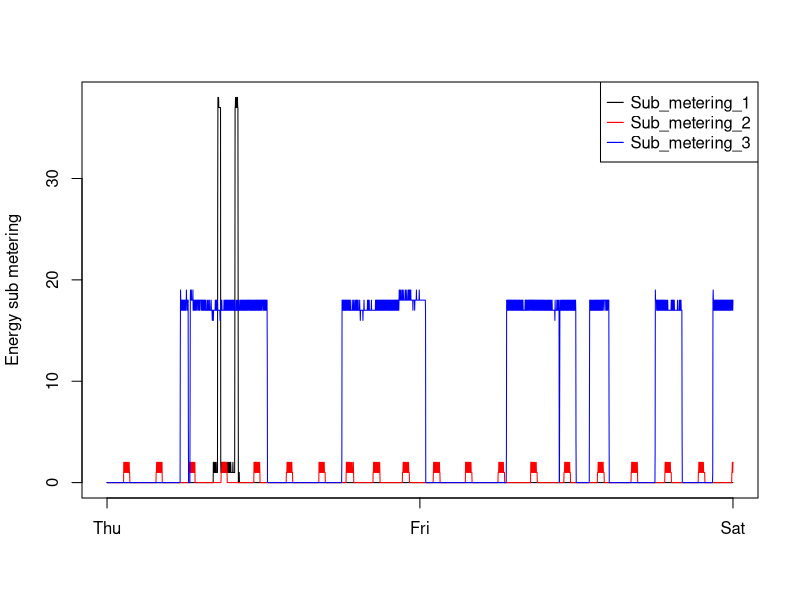

This figure's R source:
hpc <- read.csv("data/hpc.csv")
png(filename = "plots/plot3.png", width = 480, height = 480)
plot(hpc$Sub_metering_1, type = "l", xlab = "", ylab = "Energy sub metering", xaxt="n", col="black")
lines(hpc$Sub_metering_2, col="red")
lines(hpc$Sub_metering_3, col="blue")
legend("topright", c("Sub_metering_1", "Sub_metering_2", "Sub_metering_3"), col=c("black", "red", "blue"), pch="—")
axis(1, c(1, nrow(hpc) / 2, nrow(hpc)), c("Thu", "Fri", "Sat"))
dev.off()
